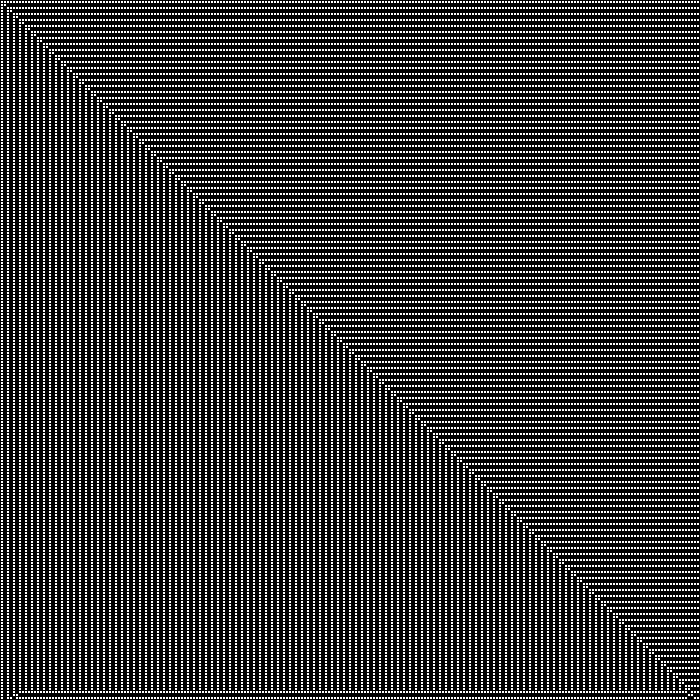
Frame 1 (no input)
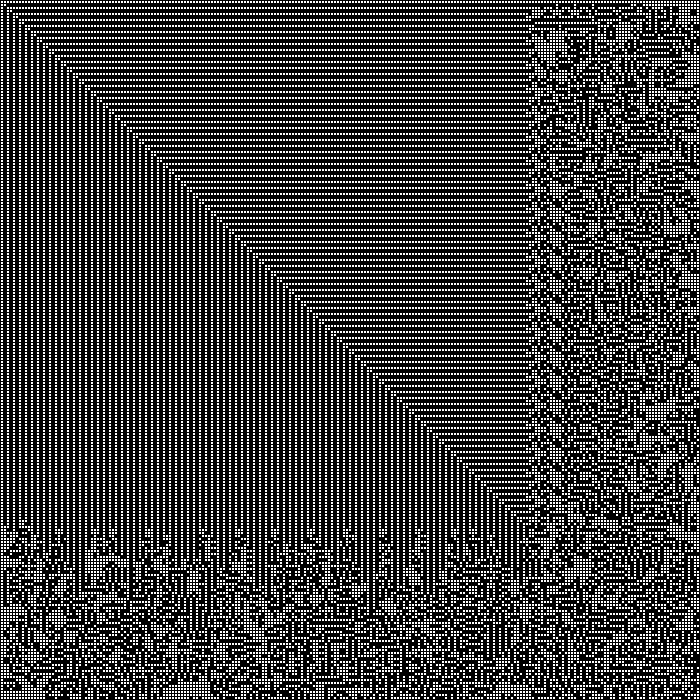
Frame 60 (the mouse pressed at the canvas centre just before this capture)
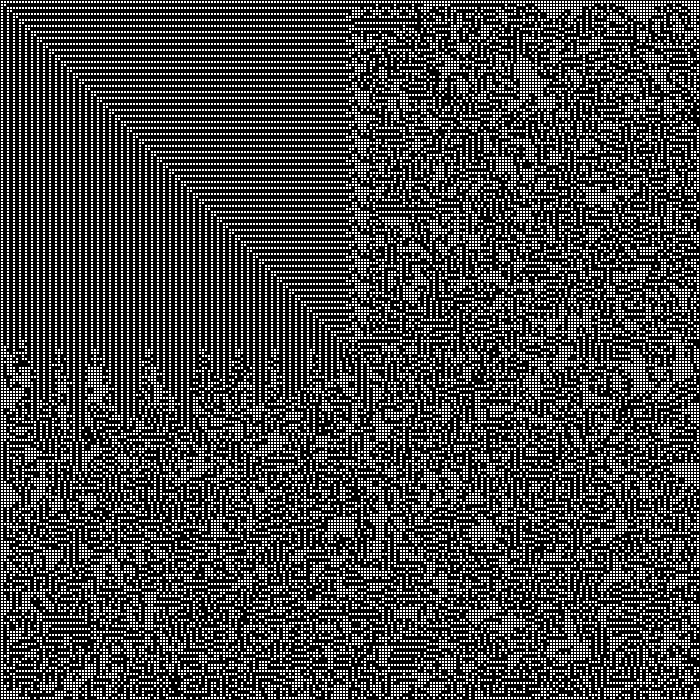
Frame 120 (the mouse held since frame 60 and released just before this capture)

The Processing sketch that drew these frames (run headless with seeded random() and noise(); from frame 60 on, the mouse is pressed at the canvas centre):

// Processing sketch: ConwaysGameOfLife
// ── ConwaysGameOfLife.pde
boolean[][] grid;
int cols, rows;
int scl = 3;

void setup(){
  size(700, 700);
  //fullScreen();
  fill(0);
  cols = width / scl;
  rows = height / scl;
  grid = new boolean[cols + 2][rows + 2];
  frameRate(30);
  
  for (int x = 0; x < cols + 2; x++){
    for (int y = 0; y < cols + 2; y++){
      grid[x][y] = false; 
    }
  }
  
  for (int x = 1; x < cols + 1; x++) {
    for (int y = 1; y < rows + 1; y++) {
      //random
      //boolean item = boolean(floor(random(2)));
      
      
      //checker board
      boolean item = boolean(((y % 2) + x) % 2);
      grid[x][y] = item;
      
      //checker board
      
      /*if (y % 2 == 1){
        boolean item = boolean(((x + 1) + (cols * y)) % 2);
        grid[x][y] = item; 
      }
      else {
        boolean item = boolean((x + (cols * y)) % 2);
        grid[x][y] = item; 
      }
      */
      

    }
  }
  show();
}

void draw(){
  update();
  show();
}

void update(){
  for (int x = 1; x < rows + 1; x++) {
    for (int y = 1; y < cols + 1; y++) {
        int neighbours = countNeighbours(x, y);
        
        if (grid[x][y]){
          if (neighbours < 2){
            grid[x][y] = false;
          }
          if (neighbours > 3){
            grid[x][y] = false;
          }
        }
        else{
          if (neighbours == 3){
            grid[x][y] = true;
          }
        }
      }
    }
  }

void show(){
  for (int x = 0; x < rows + 2; x++) {
    for (int y = 0; y < cols + 2; y++) {
      if (grid[x][y]){
        fill(0);
      }
      else{
        fill(255);
      }
      rect(x * scl, y * scl, scl, scl);
    }
  }
}

int countNeighbours(int x, int y){
  int count = 0;
  if(grid[x-1][y]){
    count++;
  }
  if(grid[x-1][y-1]){
    count++;
  }
  if(grid[x][y-1]){
    count++;
  }
  if(grid[x+1][y-1]){
    count++;
  }
  if(grid[x+1][y]){
    count++;
  }
  if(grid[x+1][y+1]){
    count++;
  }
  if(grid[x][y+1]){
    count++;
  }
  if(grid[x-1][y+1]){
    count++;
  }
  return count;
}
